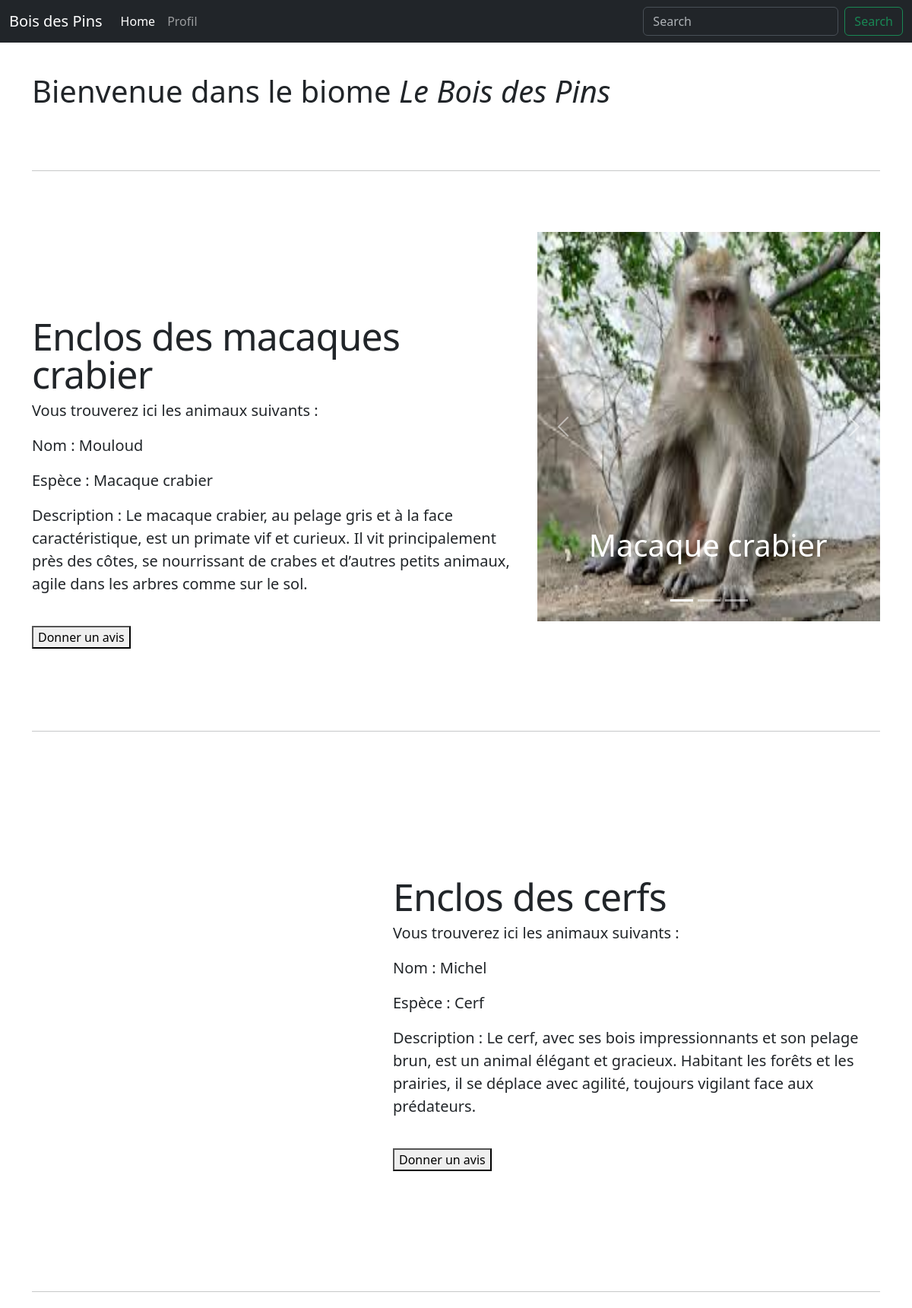
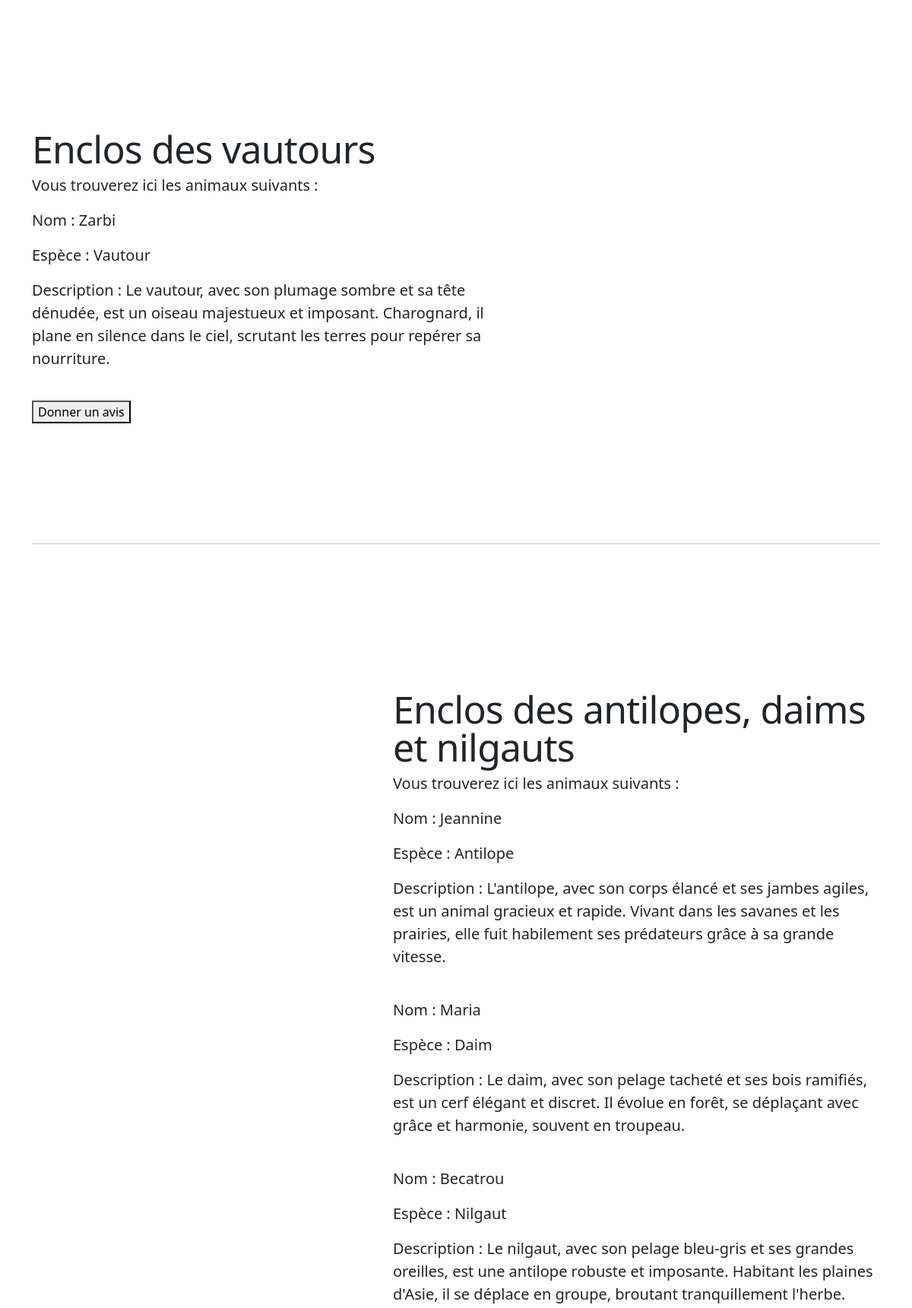
The app's page /zoo/carousel/BoisDesPins.php (upper part) with its own data (2 pictures, top to bottom).
### tables this page shows
CREATE TABLE IF NOT EXISTS `enclosures` (
  `enclosure_id` int NOT NULL AUTO_INCREMENT,
  `name` varchar(60) NOT NULL,
  `description` text,
  `status` enum('open','closed') NOT NULL DEFAULT 'open',
  `biome_id` int DEFAULT NULL,
  PRIMARY KEY (`enclosure_id`),
  KEY `biome_id` (`biome_id`)
);

CREATE TABLE IF NOT EXISTS `animals` (
  `animal_id` int NOT NULL AUTO_INCREMENT,
  `name` varchar(50) NOT NULL,
  `species` varchar(50) NOT NULL,
  `age` int NOT NULL,
  `enclosure_id` int DEFAULT NULL,
  `image` varchar(50) DEFAULT NULL,
  `description` text,
  PRIMARY KEY (`animal_id`),
  KEY `enclosure_id` (`enclosure_id`)
);

### zoo/carousel/BoisDesPins.php (the view, shortened to what this page needs)
<?php
$host = 'localhost';
$dbname = 'projet_web_2425';
$user = 'root';
$pass = '';
try {
  $pdo = new PDO("mysql:host=$host;dbname=$dbname;charset=utf8", $user, $pass);
  $pdo->setAttribute(PDO::ATTR_ERRMODE, PDO::ERRMODE_EXCEPTION);
} catch (PDOException $e) {
  die("Erreur de connexion à la base de données : " . $e->getMessage());
}
?>
<!doctype html>
<html lang="en" data-bs-theme="auto">
  <head><script src="../assets/js/color-modes.js"></script>
    <link rel="stylesheet" href="https://cdn.jsdelivr.net/npm/@docsearch/css@3">
<link href="../assets/dist/css/bootstrap.min.css" rel="stylesheet">
    <link href="styles/carousel.css" rel="stylesheet">
  </head>
  <body>
<header data-bs-theme="dark">
  <nav class="navbar navbar-expand-md navbar-dark fixed-top bg-dark">
    <div class="container-fluid">
      <a class="navbar-brand">Bois des Pins</a>
      <div class="collapse navbar-collapse" id="navbarCollapse">
        <ul class="navbar-nav me-auto mb-2 mb-md-0">
          <li class="nav-item">
            <a class="nav-link active" aria-current="page" href="../../Projet.html">Home</a>
          </li>
          <li class="nav-item">
            <a class="nav-link" href="../../profil.php">Profil</a>
          </li>
        </ul>
        <form class="d-flex" role="search">
          <input class="form-control me-2" type="search" placeholder="Search" aria-label="Search" id="SearchInput">
          <button class="btn btn-outline-success" type="submit">Search</button>
        </form>
      </div>
    </div>
  </nav>
</header>
<main>
<br /><br />
  <div class="container marketing">
    <h1>Bienvenue dans le biome <i>Le Bois des Pins</i></h1>
    <hr class="featurette-divider">
    <div class="row featurette">
      <div class="col-md-7">
      <?php
        $stmt = $pdo->prepare("SELECT * FROM enclosures WHERE enclosure_id = 10");
        $stmt->execute();
        $enclosure = $stmt->fetch(PDO::FETCH_ASSOC);
      ?>
      <?php
        $stmt = $pdo->prepare("SELECT * FROM animals WHERE enclosure_id = 10");
        $stmt->execute();
        $animals = $stmt->fetchAll(PDO::FETCH_ASSOC);
      ?>
        <h2 class="featurette-heading fw-normal lh-1"><?php echo "{$enclosure['name']}";?></h2>
      <?php
              if ($animals) {
                  echo '<p class="lead">Vous trouverez ici les animaux suivants :</p>';
                  foreach ($animals as $index => $row) {
                    foreach ($row as $key => $value) {
                      if ($key === 'species') {
                        echo '<p class="lead">Espèce : ' . htmlspecialchars($value) . '</p>';
                      }
                      if ($key === 'name') {
                        echo '<p class="lead">Nom : ' . htmlspecialchars($value) . '</p>';
                      }
                      if ($key === 'description') {
                        echo '<p class="lead">Description : ' . $value . '</p>';
                      }
                    }
                    echo '<br />';
                  }
              } else {
                  echo "Aucun animal dans l'enclos.";
              }
      ?>
        <form method="POST" action="../../back/cookie_handler.php">
          <button type="submit">Donner un avis</button>
        </form>
      </div>
      <div class="col-md-5">
        <div id="myCarousel" class="carousel slide mb-6" data-bs-ride="carousel">
        <div class="carousel-indicators">
          <button type="button" data-bs-target="#myCarousel" data-bs-slide-to="0" class="active" aria-current="true" aria-label="Slide 1"></button>
          <button type="button" data-bs-target="#myCarousel" data-bs-slide-to="1" aria-label="Slide 2"></button>
          <button type="button" data-bs-target="#myCarousel" data-bs-slide-to="2" aria-label="Slide 3"></button>
        </div>
        <div class="carousel-inner">
      <?php
        if ($animals) {
          $isFirst = true;
          foreach ($animals as $animal) {
              $activeClass = $isFirst ? ' active' : '';
              $isFirst = false;
              echo '
              <div class="carousel-item' . $activeClass . '">
                  <img src="' . htmlspecialchars($animal['image']) . '" width="100%" height="100%">
                  <div class="container">
                      <div class="carousel-caption text-start">
                          <h1>' . htmlspecialchars($animal['species']) . '</h1>
                      </div>
                  </div>
              </div>';
          }
        } else {
          echo '<p>Aucune image disponible pour cet enclos.</p>';
        }
      ?>
          </div>
          <button class="carousel-control-prev" type="button" data-bs-target="#myCarousel" data-bs-slide="prev">
            <span class="carousel-control-prev-icon" aria-hidden="true"></span>
          </button>
          <button class="carousel-control-next" type="button" data-bs-target="#myCarousel" data-bs-slide="next">
            <span class="carousel-control-next-icon" aria-hidden="true"></span>
          </button>
        </div>
      </div>
    </div>
    <hr class="featurette-divider">
    <div class="row featurette">
      <div class="col-md-7 order-md-2">
        <?php
          $stmt = $pdo->prepare("SELECT * FROM enclosures WHERE enclosure_id = 11");
          $stmt->execute();
          $enclosure = $stmt->fetch(PDO::FETCH_ASSOC);
        ?>
        <?php
          $stmt = $pdo->prepare("SELECT * FROM animals WHERE enclosure_id = 11");
          $stmt->execute();
          $animals = $stmt->fetchAll(PDO::FETCH_ASSOC);
        ?>
        <h2 class="featurette-heading fw-normal lh-1"><?php echo "{$enclosure['name']}";?></h2>
        <?php
          if ($animals) {
              echo '<p class="lead">Vous trouverez ici les animaux suivants :</p>';
              foreach ($animals as $index => $row) {
                foreach ($row as $key => $value) {
                  if ($key === 'species') {
                    echo '<p class="lead">Espèce : ' . htmlspecialchars($value) . '</p>';
                  }
                  if ($key === 'name') {
                    echo '<p class="lead">Nom : ' . htmlspecialchars($value) . '</p>';
                  }
                  if ($key === 'description') {
                        echo '<p class="lead">Description : ' . $value . '</p>';
                      }
                }
                echo '<br />';
              }
          } else {
              echo "Aucun animal dans l'enclos.";
          }
        ?>
        <form method="POST" action="../../back/cookie_handler.php">
          <button type="submit">Donner un avis</button>
        </form>
      </div>
      <div class="col-md-5">
        <div id="myCarousel" class="carousel slide mb-6" data-bs-ride="carousel">
        <div class="carousel-indicators">
          <button type="button" data-bs-target="#myCarousel" data-bs-slide-to="0" class="active" aria-current="true" aria-label="Slide 1"></button>
          <button type="button" data-bs-target="#myCarousel" data-bs-slide-to="1" aria-label="Slide 2"></button>
          <button type="button" data-bs-target="#myCarousel" data-bs-slide-to="2" aria-label="Slide 3"></button>
        </div>
        <div class="carousel-inner">
          <?php
            if ($animals) {
              $isFirst = true;
              foreach ($animals as $animal) {
                  $activeClass = $isFirst ? ' active' : '';
                  $isFirst = false;
                  echo '
                  <div class="carousel-item' . $activeClass . '">
                      <img src="' . htmlspecialchars($animal['image']) . '" width="100%" height="100%">
                      <div class="container">
                          <div class="carousel-caption text-start">
                              <h1>' . htmlspecialchars($animal['species']) . '</h1>
                          </div>
                      </div>
                  </div>';
              }
            } else {
              echo '<p>Aucune image disponible pour cet enclos.</p>';
            }
          ?>
          </div>
          <button class="carousel-control-prev" type="button" data-bs-target="#myCarousel" data-bs-slide="prev">
            <span class="carousel-control-prev-icon" aria-hidden="true"></span>
          </button>
          <button class="carousel-control-next" type="button" data-bs-target="#myCarousel" data-bs-slide="next">
            <span class="carousel-control-next-icon" aria-hidden="true"></span>
          </button>
        </div>
      </div>
    </div>
    <hr class="featurette-divider">
    <div class="row featurette">
      <div class="col-md-7">
      <?php
        $stmt = $pdo->prepare("SELECT * FROM enclosures WHERE enclosure_id = 12");
        $stmt->execute();
        $enclosure = $stmt->fetch(PDO::FETCH_ASSOC);
      ?>
      <?php
        $stmt = $pdo->prepare("SELECT * FROM animals WHERE enclosure_id = 12");
        $stmt->execute();
        $animals = $stmt->fetchAll(PDO::FETCH_ASSOC);
      ?>
        <h2 class="featurette-heading fw-normal lh-1"><?php echo "{$enclosure['name']}";?></h2>
      <?php
              if ($animals) {
                  echo '<p class="lead">Vous trouverez ici les animaux suivants :</p>';
                  foreach ($animals as $index => $row) {
                    foreach ($row as $key => $value) {
                      if ($key === 'species') {
                        echo '<p class="lead">Espèce : ' . htmlspecialchars($value) . '</p>';
                      }
                      if ($key === 'name') {
                        echo '<p class="lead">Nom : ' . htmlspecialchars($value) . '</p>';
                      }
                      if ($key === 'description') {
                        echo '<p class="lead">Description : ' . $value . '</p>';
                      }
                    }
                    echo '<br />';
                  }
              } else {
                  echo "Aucun animal dans l'enclos.";
              }
      ?>
        <form method="POST" action="../../back/cookie_handler.php">
          <button type="submit">Donner un avis</button>
        </form>
      </div>
      <div class="col-md-5">
        <div id="myCarousel" class="carousel slide mb-6" data-bs-ride="carousel">
        <div class="carousel-indicators">
          <button type="button" data-bs-target="#myCarousel" data-bs-slide-to="0" class="active" aria-current="true" aria-label="Slide 1"></button>
          <button type="button" data-bs-target="#myCarousel" data-bs-slide-to="1" aria-label="Slide 2"></button>
          <button type="button" data-bs-target="#myCarousel" data-bs-slide-to="2" aria-label="Slide 3"></button>
        </div>
        <div class="carousel-inner">
      <?php
        if ($animals) {
          $isFirst = true;
          foreach ($animals as $animal) {
              $activeClass = $isFirst ? ' active' : '';
              $isFirst = false;
              echo '
              <div class="carousel-item' . $activeClass . '">
                  <img src="' . htmlspecialchars($animal['image']) . '" width="100%" height="100%">
                  <div class="container">
                      <div class="carousel-caption text-start">
                          <h1>' . htmlspecialchars($animal['species']) . '</h1>
                      </div>
                  </div>
              </div>';
          }
        } else {
          echo '<p>Aucune image disponible pour cet enclos.</p>';
        }
      ?>
          </div>
          <button class="carousel-control-prev" type="button" data-bs-target="#myCarousel" data-bs-slide="prev">
            <span class="carousel-control-prev-icon" aria-hidden="true"></span>
          </button>
          <button class="carousel-control-next" type="button" data-bs-target="#myCarousel" data-bs-slide="next">
            <span class="carousel-control-next-icon" aria-hidden="true"></span>
          </button>
        </div>
      </div>
    </div>
    <hr class="featurette-divider">
    <div class="row featurette">
      <div class="col-md-7 order-md-2">
        <?php
          $stmt = $pdo->prepare("SELECT * FROM enclosures WHERE enclosure_id = 13");
          $stmt->execute();
          $enclosure = $stmt->fetch(PDO::FETCH_ASSOC);
        ?>
        <?php
          $stmt = $pdo->prepare("SELECT * FROM animals WHERE enclosure_id = 13");
          $stmt->execute();
          $animals = $stmt->fetchAll(PDO::FETCH_ASSOC);
        ?>
        <h2 class="featurette-heading fw-normal lh-1"><?php echo "{$enclosure['name']}";?></h2>
        <?php
          if ($animals) {
              echo '<p class="lead">Vous trouverez ici les animaux suivants :</p>';
              foreach ($animals as $index => $row) {
                foreach ($row as $key => $value) {
                  if ($key === 'species') {
                    echo '<p class="lead">Espèce : ' . htmlspecialchars($value) . '</p>';
                  }
                  if ($key === 'name') {
                    echo '<p class="lead">Nom : ' . htmlspecialchars($value) . '</p>';
                  }
                  if ($key === 'description') {
                        echo '<p class="lead">Description : ' . $value . '</p>';
                      }
                }
                echo '<br />';
              }
          } else {
              echo "Aucun animal dans l'enclos.";
          }
        ?>
      </div>
      <div class="col-md-5">
        <div id="myCarousel" class="carousel slide mb-6" data-bs-ride="carousel">
        <div class="carousel-indicators">
          <button type="button" data-bs-target="#myCarousel" data-bs-slide-to="0" class="active" aria-current="true" aria-label="Slide 1"></button>
          <button type="button" data-bs-target="#myCarousel" data-bs-slide-to="1" aria-label="Slide 2"></button>
          <button type="button" data-bs-target="#myCarousel" data-bs-slide-to="2" aria-label="Slide 3"></button>
        </div>
        <div class="carousel-inner">
          <?php
            if ($animals) {
              $isFirst = true;
              foreach ($animals as $animal) {
                  $activeClass = $isFirst ? ' active' : '';
                  $isFirst = false;
                  echo '
                  <div class="carousel-item' . $activeClass . '">
                      <img src="' . htmlspecialchars($animal['image']) . '" width="100%" height="100%">
                      <div class="container">
                          <div class="carousel-caption text-start">
                              <h1>' . htmlspecialchars($animal['species']) . '</h1>
                          </div>
                      </div>
                  </div>';
              }
            } else {
              echo '<p>Aucune image disponible pour cet enclos.</p>';
            }
          ?>
          </div>
          <button class="carousel-control-prev" type="button" data-bs-target="#myCarousel" data-bs-slide="prev">
            <span class="carousel-control-prev-icon" aria-hidden="true"></span>
          </button>
          <button class="carousel-control-next" type="button" data-bs-target="#myCarousel" data-bs-slide="next">
            <span class="carousel-control-next-icon" aria-hidden="true"></span>
          </button>
        </div>
      </div>
    </div>
  </div>
</main>
    </body>
</html>

### zoo/carousel/styles/carousel.css (style rules this page uses)
body { padding-top: 3rem; padding-bottom: 3rem; color: rgb(var(--bs-tertiary-color-rgb)); }
.carousel { margin-bottom: 4rem; }
.carousel-caption { bottom: 3rem; z-index: 10; }
.carousel-item { height: 32rem; }
.featurette-divider { margin: 5rem 0; }
.featurette-heading { letter-spacing: -.05rem; }
@media (min-width: 40em) { .featurette-heading { font-size: 50px; } }
@media (min-width: 62em) { .featurette-heading { margin-top: 7rem; } }

### records on screen
enclosures: name "Enclos des macaques crabier"
animals: name "Mouloud", species "Macaque crabier", description "Le macaque crabier, au pelage gris et à la face caractéristique, est un primate vif et curieux. Il vit principalement près des côtes, se nourrissant de crabes et d’autres petits animaux, agile dans les arbres comme sur le sol.", image (picture)
enclosures: name "Enclos des cerfs"
animals: name "Michel", species "Cerf", description "Le cerf, avec ses bois impressionnants et son pelage brun, est un animal élégant et gracieux. Habitant les forêts et les prairies, il se déplace avec agilité, toujours vigilant face aux prédateurs.", image (picture)
enclosures: name "Enclos des vautours"
animals: name "Zarbi", species "Vautour", description "Le vautour, avec son plumage sombre et sa tête dénudée, est un oiseau majestueux et imposant. Charognard, il plane en silence dans le ciel, scrutant les terres pour repérer sa nourriture.", image (picture)
enclosures: name "Enclos des antilopes, daims et nilgauts"
animals: name "Jeannine", species "Antilope", description "L'antilope, avec son corps élancé et ses jambes agiles, est un animal gracieux et rapide. Vivant dans les savanes et les prairies, elle fuit habilement ses prédateurs grâce à sa grande vitesse.", image (picture)
animals: name "Maria", species "Daim", description "Le daim, avec son pelage tacheté et ses bois ramifiés, est un cerf élégant et discret. Il évolue en forêt, se déplaçant avec grâce et harmonie, souvent en troupeau."
animals: name "Becatrou", species "Nilgaut", description "Le nilgaut, avec son pelage bleu-gris et ses grandes oreilles, est une antilope robuste et imposante. Habitant les plaines d'Asie, il se déplace en groupe, broutant tranquillement l'herbe."
